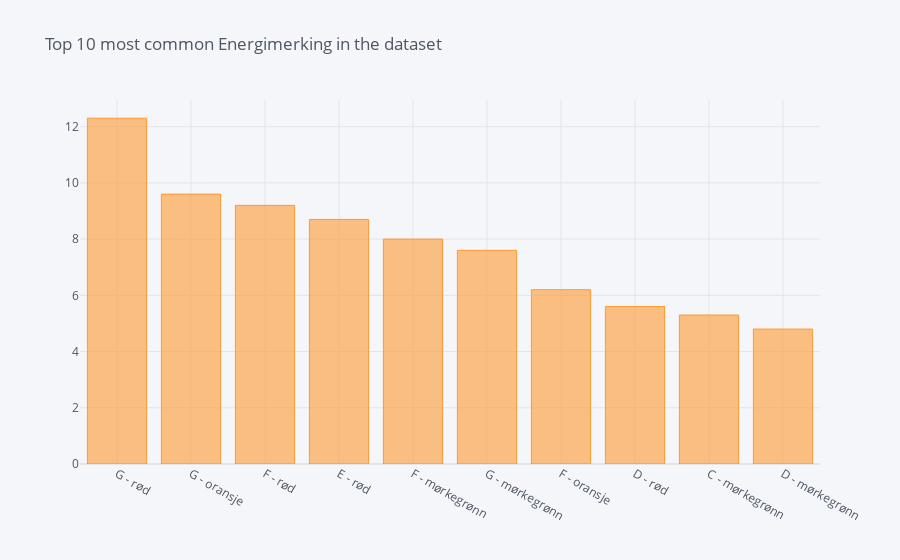

Notebook code cell kept with this figure:
### Code cell
np.round(df['Energimerking'].value_counts(normalize = True) * 100, 1)[:10].iplot(
    kind = 'bar', title = 'Top 10 most common Energimerking in the dataset')

### Figure 1 — Plotly figure (JSON) as saved in the notebook; plotly's stock layout.template omitted (floating-point values rounded to 4 significant figures)
{"data": [{"marker": {"color": "rgba(255, 153, 51, 0.6)", "line": {"color": "rgba(255, 153, 51, 1.0)", "width": 1}}, "name": "Energimerking", "orientation": "v", "text": "", "type": "bar", "x": ["G - rød", "G - oransje", "F - rød", "E - rød", "F - mørkegrønn", "G - mørkegrønn", "F - oransje", "D - rød", "C - mørkegrønn", "D - mørkegrønn"], "y": [12.3, 9.6, 9.2, 8.7, 8, 7.6, 6.2, 5.6, 5.3, 4.8]}], "layout": {"legend": {"bgcolor": "#F5F6F9", "font": {"color": "#4D5663"}}, "paper_bgcolor": "#F5F6F9", "plot_bgcolor": "#F5F6F9", "title": {"font": {"color": "#4D5663"}, "text": "Top 10 most common Energimerking in the dataset"}, "xaxis": {"gridcolor": "#E1E5ED", "showgrid": true, "tickfont": {"color": "#4D5663"}, "title": {"font": {"color": "#4D5663"}, "text": ""}, "zerolinecolor": "#E1E5ED"}, "yaxis": {"gridcolor": "#E1E5ED", "showgrid": true, "tickfont": {"color": "#4D5663"}, "title": {"font": {"color": "#4D5663"}, "text": ""}, "zerolinecolor": "#E1E5ED"}}}
